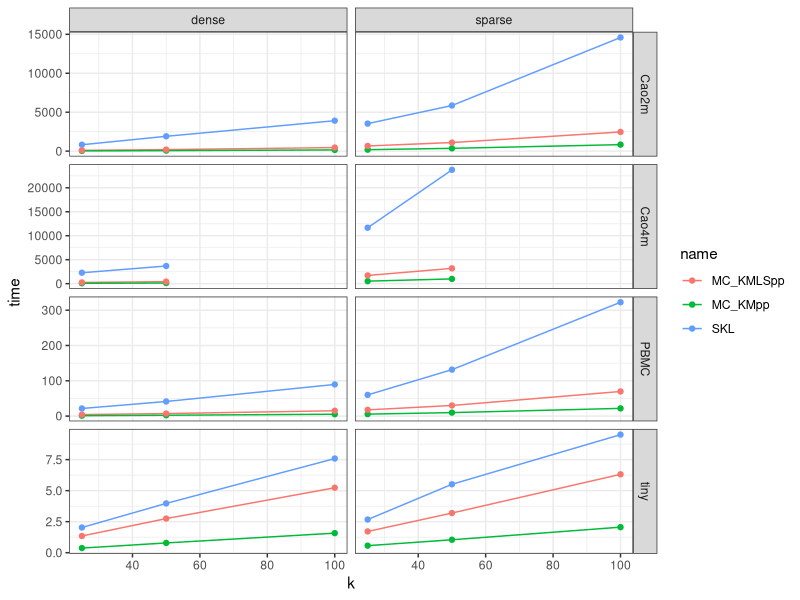
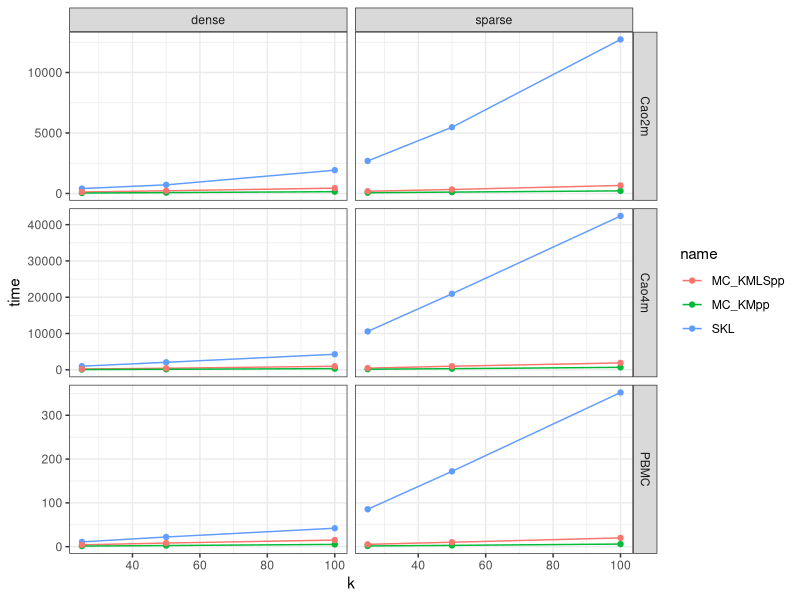
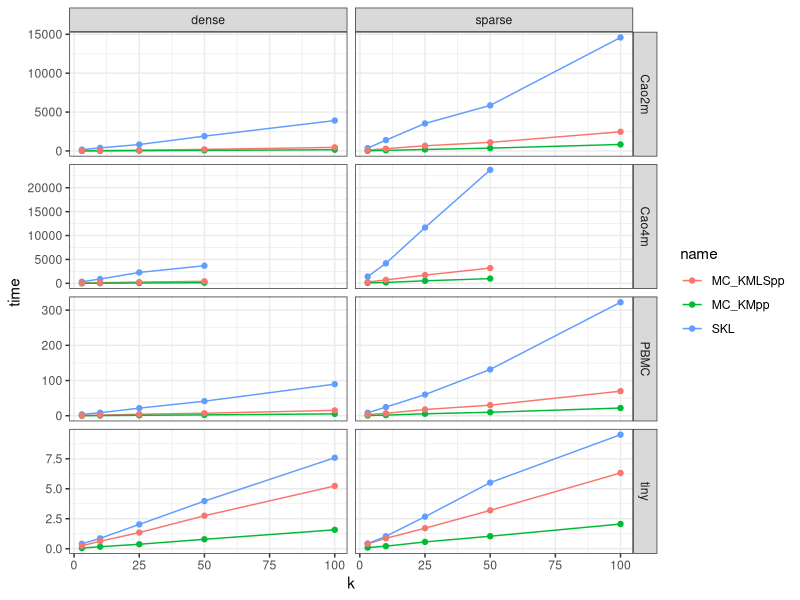
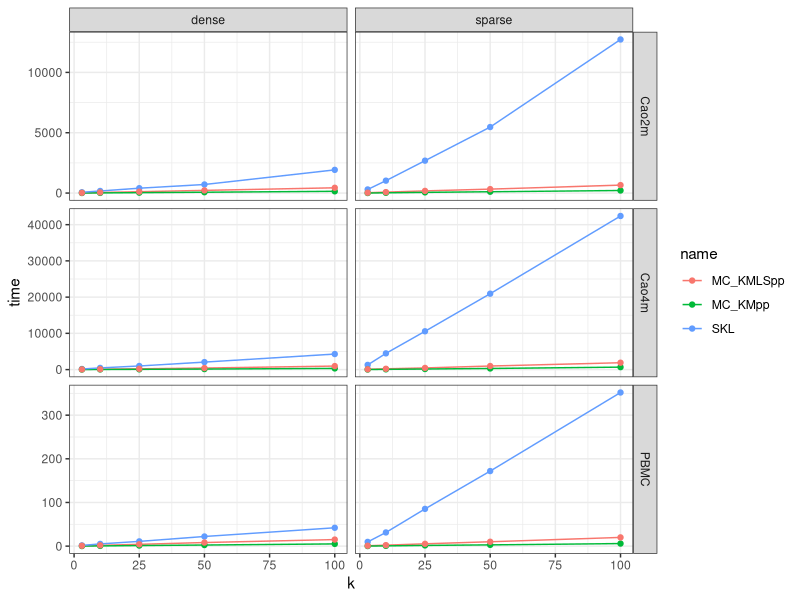
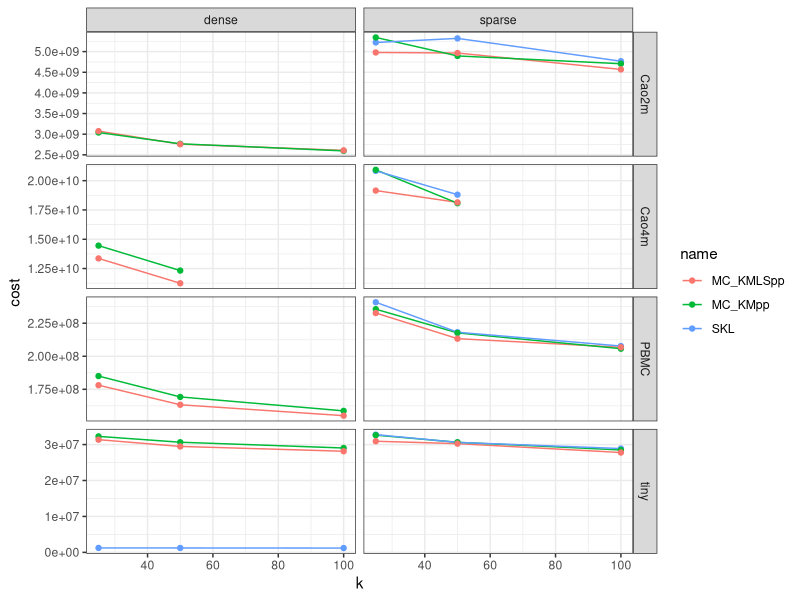
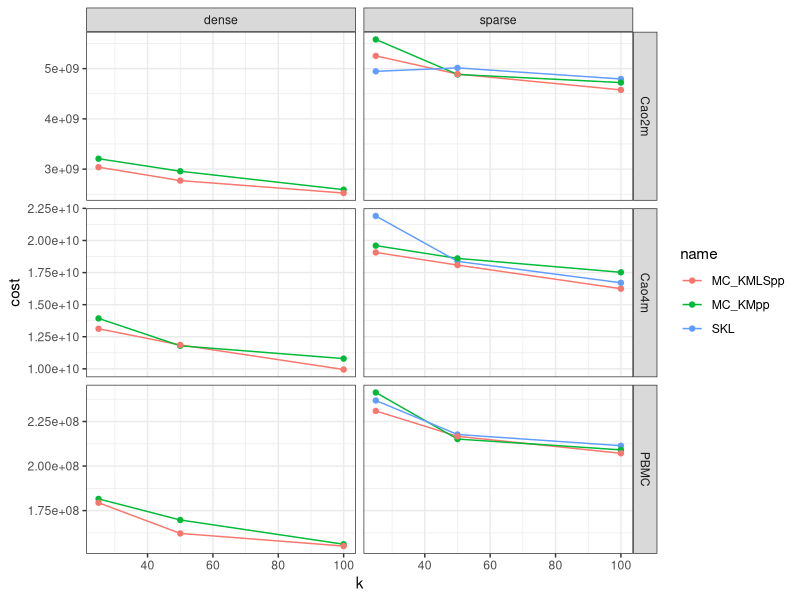
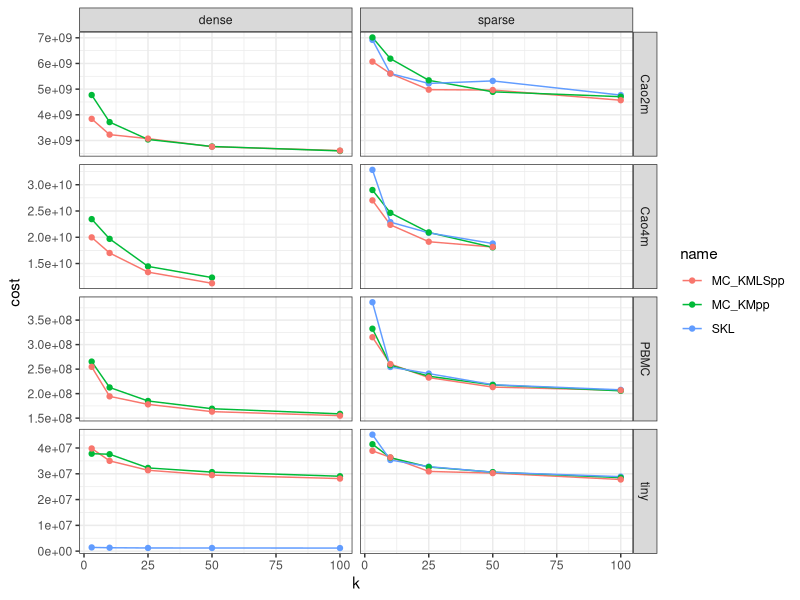
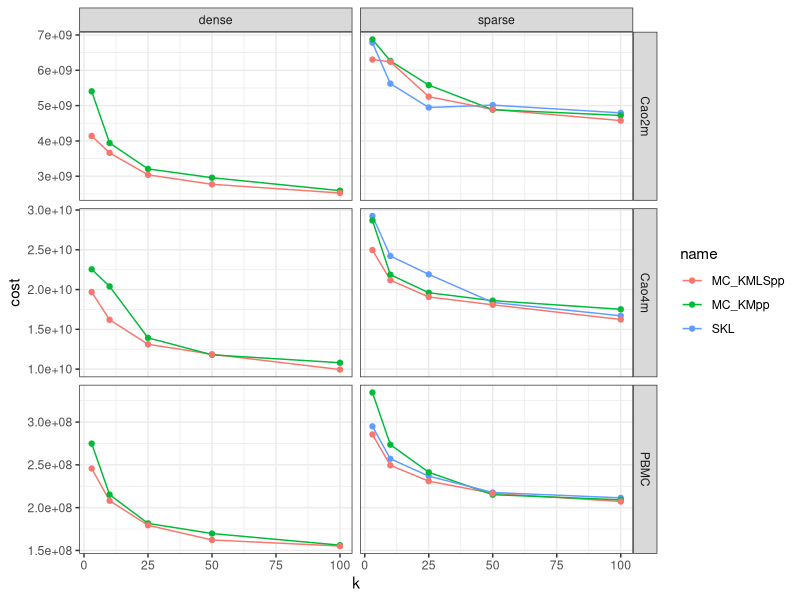

Generate these figures, in order, with R:
## ---- chunk 1
library(ggplot2)
library(dplyr)
library(tidyr)
## ---- chunk 2
setwd('~/git/minicore-experiments')
## ---- chunk 3
m <- read.table('kmeanspp_exp/kmpp_merged.csv', header=T, sep=',')
m$value <- ifelse(m$value > 1e300, NA, m$value)
## ---- chunk 4
kmpp_plot <- function(m, distance='SQRL2', nthreads=4, measure='time', kmin=25) {
  m %>%
    filter(distance == !!distance & nthreads == !!nthreads & measure == !!measure & k >= kmin) %>%
    ggplot(aes(x=k, y=value, color=name)) +
      facet_grid(dataset~sparsity, scales='free_y') +
      geom_line() + geom_point() + theme_bw() + labs(y=measure)
}
## ---- chunk 5
kmpp_plot(m)
## ---- chunk 6
kmpp_plot(m, nthreads=16)
## ---- chunk 7
kmpp_plot(m, kmin=0)
## ---- chunk 8
kmpp_plot(m, nthreads=16, kmin=0)
## ---- chunk 9
kmpp_plot(m, measure='cost')
## ---- chunk 10
kmpp_plot(m, measure='cost', nthreads=16)
## ---- chunk 11
kmpp_plot(m, measure='cost', kmin=0)
## ---- chunk 12
kmpp_plot(m, measure='cost', nthreads=16, kmin=0)
## ---- chunk 13
m %>% filter(nthreads == 16 & measure == 'time' & name == 'MC_KMpp' & sparsity == 'sparse' & dataset %in% c('Cao2m', 'Cao4m')) %>%
  ggplot(aes(x=as.numeric(k), y=as.numeric(value), color=distance)) + geom_point() + facet_grid(~dataset, scales="free_y")
## ---- chunk 14
m %>% filter(nthreads == 4 & measure == 'time' & name == 'MC_KMpp' & sparsity == 'sparse' & dataset %in% c('tiny', 'PBMC')) %>%
  ggplot(aes(x=as.numeric(k), y=as.numeric(value), color=distance)) + geom_point() + facet_grid(~dataset, scales="free_y")
